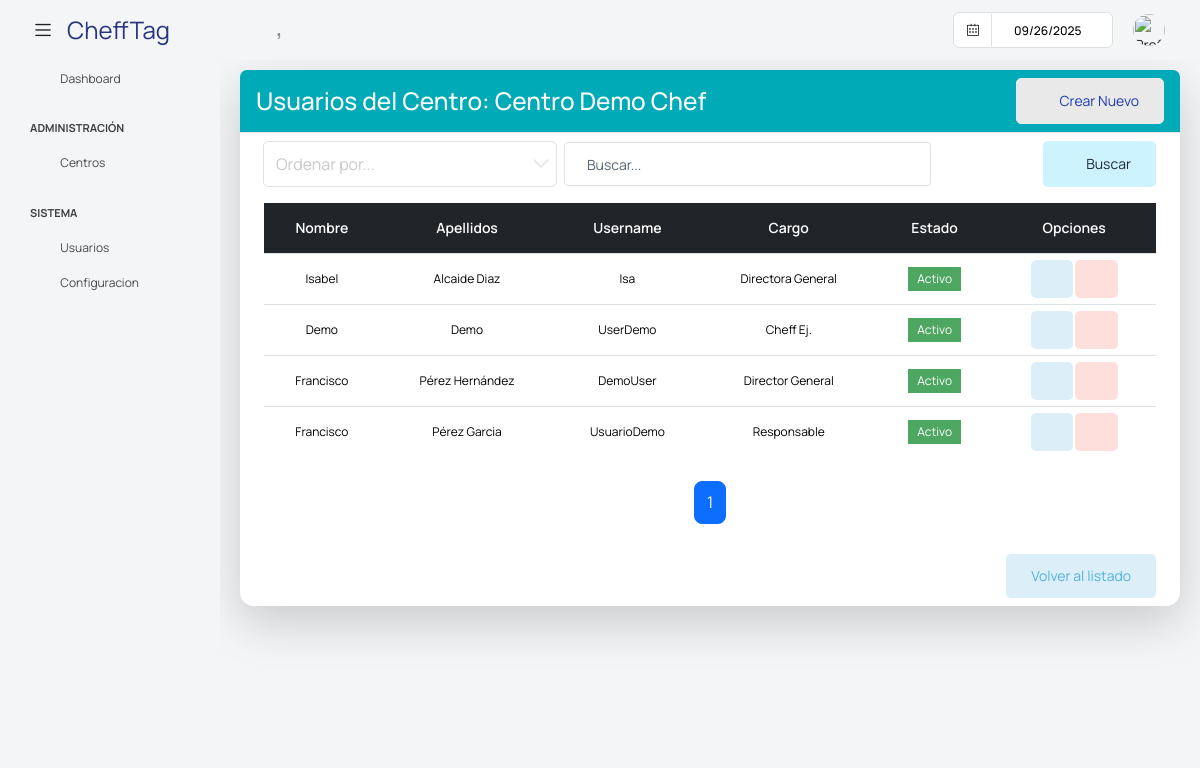
The page /super/centros/1/usuarios/ on the database as committed earlier.
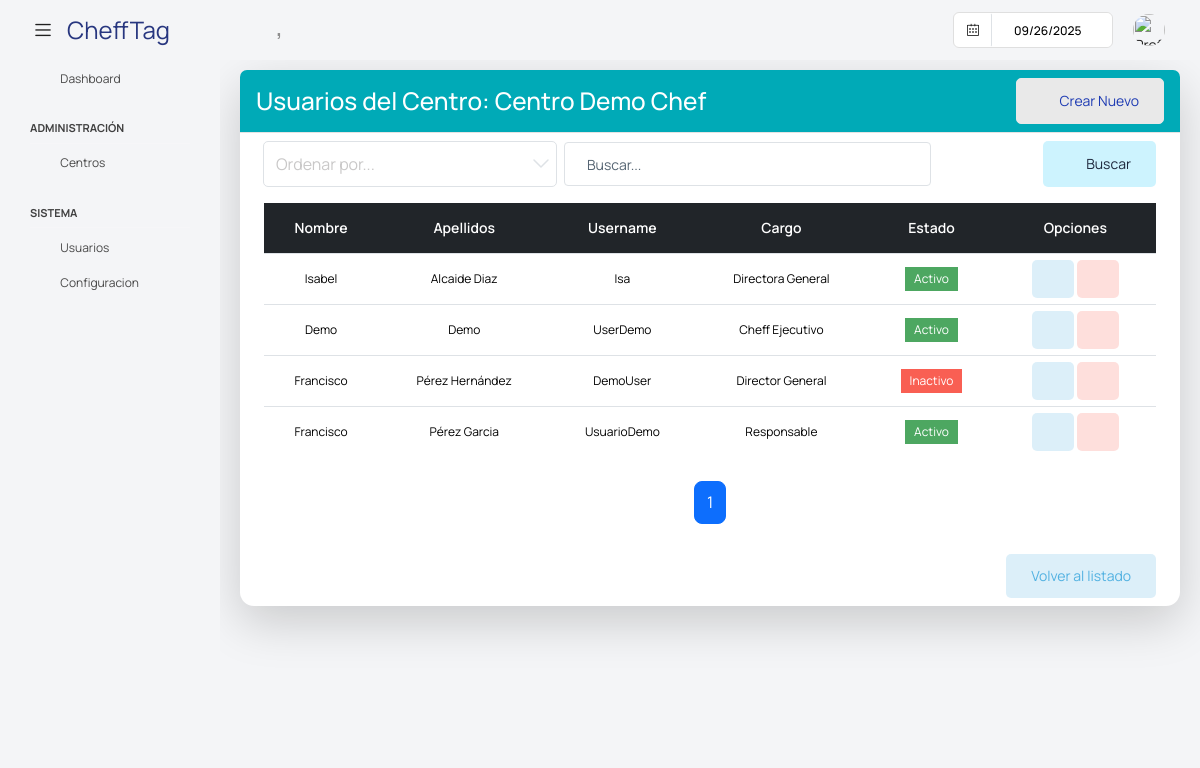
The same page on the database as committed later.
### app/super/models.py (models this page shows, shortened)
class UserProfile(models.Model):
    centro = models.ForeignKey('Centros' ,on_delete=models.CASCADE, null=True, blank =True)
    user = models.OneToOneField(User, on_delete=models.CASCADE)
    username = models.CharField(max_length=100)
    password = models.CharField(max_length=100)
    nombre = models.CharField(max_length=100)
    apellidos = models.CharField(max_length=100)
    cargo = models.CharField(max_length=100, blank=True, null=True)
    imagen = models.ImageField(default='users/default.png', upload_to='users/', null=True, blank =True)
    estado =models.BooleanField(default=True)

### app/super/views.py (the view)
# urls.py: path('centros/<int:pk>/usuarios/', UsuariosCentroListView.as_view(), name='UsuariosCentro'),
class UsuariosCentroListView(PaginationMixin,ListView):
    model = UserProfile
    template_name = 'super/usuarios_centro.html'
    context_object_name = 'usuarios'
    paginate_by = 10  # Número de registros por página
    def get_queryset(self):
        centro_id = self.kwargs.get('pk')
        return UserProfile.objects.filter(centro_id=centro_id)
    def get_context_data(self, **kwargs):
        context = super().get_context_data(**kwargs)
        centro_id = self.kwargs.get('pk')
        context['centro'] = Centros.objects.get(pk=centro_id)
        return context

### app/core/mixins.py (called while the page is built)
    def get_context_data(self, **kwargs):
        context = super().get_context_data(**kwargs)
        page_obj = context.get('page_obj')
        if page_obj:
            current_page = page_obj.number
            total_pages = page_obj.paginator.num_pages
            window = self.pagination_window_size
            if total_pages <= (window * 2) + 1:
                context['custom_page_range'] = range(1, total_pages + 1)
            elif current_page <= window:
                context['custom_page_range'] = range(1, (window * 2) + 2)
            elif current_page >= total_pages - window:
                context['custom_page_range'] = range(total_pages - (window * 2), total_pages + 1)
            else:
                context['custom_page_range'] = range(current_page - window, current_page + window + 1)
        return context

### templates/super/usuarios_centro.html (shortened to what this page needs)
{% extends 'base_super.html' %}
{% block content %}
<div class="content-wrapper">
    <div class="card shadow-lg">
        <div class="card-header bg-info text-white d-flex justify-content-between align-items-center">
            <h3 class="m-0">Usuarios del Centro: {{ centro.nombre }}</h3>
            <a class="btn btn-light text-primary" onclick="abrir_modal_edicion('{% url 'super:CentroCreate' %}')">
                <i class="fa fa-plus-circle"></i>&nbsp; Crear Nuevo
            </a>
        </div>
        <div class="card-body">
            <form method="get" class="row g-2 align-items-center">
                <div class="col-md-4">
                    <select class="form-select" name="ordenar" id="ordenar" onchange="this.form.submit()">
                        <option value="" disabled selected>Ordenar por...</option>
                    </select>
                </div>
                <div class="col-md-5">
                    <input type="text" class="form-control" placeholder="Buscar..." name="buscar">
                </div>
                <div class="col-md-3 d-flex justify-content-end">
                    <button type="submit" class="btn btn-inverse-secondary">
                        <i class="fa fa-search"></i>&nbsp; Buscar
                    </button>
                </div>
            </form>
            <div class="table-responsive">
                <table class="table table-hover align-middle">
                    <thead class="table-dark text-center">
                        <tr>
                            <th>Nombre</th>
                            <th>Apellidos</th>
                            <th>Username</th>
                            <th>Cargo</th>
                            <th>Estado</th>
                            <th>Opciones</th>
                        </tr>
                    </thead>
                    <tbody>
                    {% for usuario in usuarios %}
                        <tr class="text-center" style="font-size: 14px;">
                            <td>{{ usuario.nombre }}</td>
                            <td>{{ usuario.apellidos }}</td>
                            <td>{{ usuario.username }}</td>
                            <td>{{ usuario.cargo }}</td>
                            <td>
                                {% if usuario.estado %}
                                    <span class="badge bg-success">Activo</span>
                                {% else %}
                                    <span class="badge bg-danger">Inactivo</span>
                                {% endif %}
                            </td>
                            <td>
                            <a class="btn btn-inverse-info" style="--bs-btn-padding-y: 10px; --bs-btn-padding-x: 14px;" onclick="abrir_modal_edicion('{% url 'super:UsuarioUpdate' pk=usuario.id %}')" data-toggle="tooltip" title="Editar usuario">
                                <i class="fa fa-pencil"></i>
                            </a>
                            <a class="btn btn-inverse-danger" style="--bs-btn-padding-y: 10px; --bs-btn-padding-x: 14px;" onclick="abrir_modal_edicion('{% url 'super:UsuarioDelete' pk=usuario.id %}')" data-toggle="tooltip" title="Eliminar usuario">
                                <i class="fa fa-trash"></i>
                            </a>
                        </td>
                        </tr>
                        {% empty %}
                        <tr>
                            <td colspan="5">No hay usuarios asignados a este centro.</td>
                        </tr>
                        {% endfor %}
                    </tbody>
                </table>
                {% include "core/pagination.html" %}
                <div class="text-end" style="margin-top: 30px;">
                    <a href="{% url 'super:CentrosList' %}" class="btn btn-inverse-info">Volver al listado</a>
                </div>
            </div>
        </div>
</div>
{% endblock %}

Rows that differ between the two databases and show on the page:
changed UserProfile "Demo": cargo "Cheff Ej." → "Cheff Ejecutivo"
changed UserProfile "Pérez Hernández": estado "Activo" → "Inactivo"
